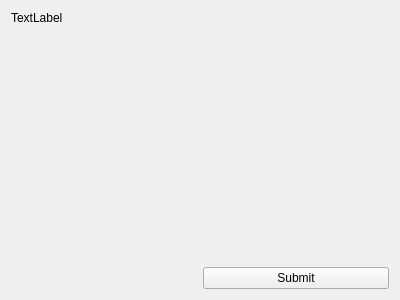
<?xml version="1.0" encoding="UTF-8"?>
<ui version="4.0">
 <class>Form</class>
 <widget class="QWidget" name="Form">
  <property name="geometry">
   <rect>
    <x>0</x>
    <y>0</y>
    <width>400</width>
    <height>300</height>
   </rect>
  </property>
  <property name="windowTitle">
   <string>Form</string>
  </property>
  <layout class="QHBoxLayout" name="horizontalLayout">
   <item>
    <layout class="QFormLayout" name="formLayout">
     <item row="0" column="0">
      <widget class="QLabel" name="label">
       <property name="text">
        <string>TextLabel</string>
       </property>
      </widget>
     </item>
    </layout>
   </item>
   <item>
    <layout class="QVBoxLayout" name="verticalLayout">
     <item>
      <spacer name="verticalSpacer">
       <property name="orientation">
        <enum>Qt::Vertical</enum>
       </property>
       <property name="sizeHint" stdset="0">
        <size>
         <width>20</width>
         <height>40</height>
        </size>
       </property>
      </spacer>
     </item>
     <item>
      <widget class="QPushButton" name="pushButton">
       <property name="text">
        <string>Submit</string>
       </property>
      </widget>
     </item>
    </layout>
   </item>
  </layout>
 </widget>
 <resources/>
 <connections/>
</ui>
